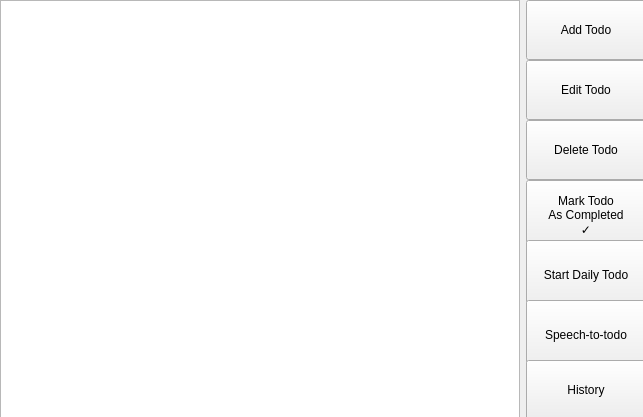
<?xml version="1.0" encoding="UTF-8"?>
<ui version="4.0">
 <class>ListView</class>
 <widget class="QWidget" name="ListView">
  <property name="geometry">
   <rect>
    <x>0</x>
    <y>0</y>
    <width>643</width>
    <height>417</height>
   </rect>
  </property>
  <property name="windowTitle">
   <string>Form</string>
  </property>
  <widget class="QWidget" name="list_widget" native="true">
   <property name="geometry">
    <rect>
     <x>0</x>
     <y>0</y>
     <width>646</width>
     <height>418</height>
    </rect>
   </property>
   <layout class="QGridLayout" name="gridLayout">
    <item row="0" column="1">
     <layout class="QVBoxLayout" name="verticalLayout_3">
      <property name="spacing">
       <number>2</number>
      </property>
      <property name="sizeConstraint">
       <enum>QLayout::SizeConstraint::SetDefaultConstraint</enum>
      </property>
      <item>
       <widget class="QPushButton" name="add_button">
        <property name="minimumSize">
         <size>
          <width>120</width>
          <height>60</height>
         </size>
        </property>
        <property name="text">
         <string>Add Todo</string>
        </property>
       </widget>
      </item>
      <item>
       <widget class="QPushButton" name="edit_button">
        <property name="minimumSize">
         <size>
          <width>120</width>
          <height>60</height>
         </size>
        </property>
        <property name="text">
         <string>Edit Todo</string>
        </property>
       </widget>
      </item>
      <item>
       <widget class="QPushButton" name="delete_button">
        <property name="minimumSize">
         <size>
          <width>120</width>
          <height>60</height>
         </size>
        </property>
        <property name="text">
         <string>Delete Todo</string>
        </property>
       </widget>
      </item>
      <item>
       <widget class="QPushButton" name="mark_as_completed_button">
        <property name="minimumSize">
         <size>
          <width>120</width>
          <height>70</height>
         </size>
        </property>
        <property name="text">
         <string>Mark Todo
As Completed
✓</string>
        </property>
       </widget>
      </item>
      <item>
       <widget class="QPushButton" name="start_daily_button">
        <property name="minimumSize">
         <size>
          <width>120</width>
          <height>70</height>
         </size>
        </property>
        <property name="text">
         <string>Start Daily Todo</string>
        </property>
       </widget>
      </item>
      <item>
       <widget class="QPushButton" name="asr_to_todo_button">
        <property name="minimumSize">
         <size>
          <width>120</width>
          <height>70</height>
         </size>
        </property>
        <property name="text">
         <string>Speech-to-todo</string>
        </property>
       </widget>
      </item>
      <item>
       <spacer name="verticalSpacer">
        <property name="orientation">
         <enum>Qt::Orientation::Vertical</enum>
        </property>
        <property name="sizeHint" stdset="0">
         <size>
          <width>20</width>
          <height>40</height>
         </size>
        </property>
       </spacer>
      </item>
      <item>
       <widget class="QPushButton" name="history_button">
        <property name="minimumSize">
         <size>
          <width>120</width>
          <height>60</height>
         </size>
        </property>
        <property name="text">
         <string>History</string>
        </property>
       </widget>
      </item>
     </layout>
    </item>
    <item row="0" column="0">
     <widget class="QTableView" name="tableView">
      <property name="minimumSize">
       <size>
        <width>500</width>
        <height>400</height>
       </size>
      </property>
     </widget>
    </item>
   </layout>
  </widget>
 </widget>
 <resources/>
 <connections/>
</ui>
